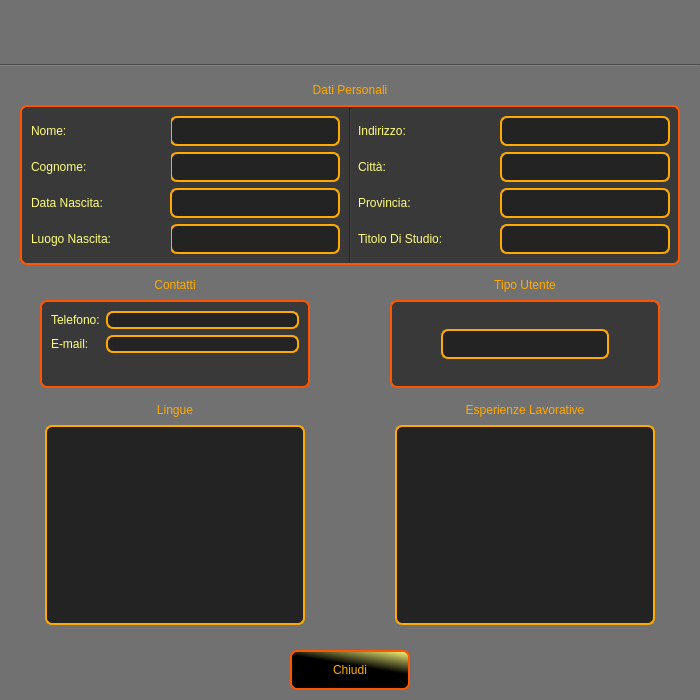
<?xml version="1.0" encoding="UTF-8"?>
<ui version="4.0">
 <class>InterfacciaProfiloUtente</class>
 <widget class="QWidget" name="InterfacciaProfiloUtente">
  <property name="geometry">
   <rect>
    <x>0</x>
    <y>0</y>
    <width>700</width>
    <height>700</height>
   </rect>
  </property>
  <property name="minimumSize">
   <size>
    <width>700</width>
    <height>700</height>
   </size>
  </property>
  <property name="maximumSize">
   <size>
    <width>700</width>
    <height>700</height>
   </size>
  </property>
  <property name="windowTitle">
   <string>Form</string>
  </property>
  <property name="styleSheet">
   <string notr="true">QWidget
{
        background-color:rgb(113, 113, 113);
}

QPushButton
{
        background-color:qlineargradient(spread:pad, x1:0.474, y1:1, x2:1, y2:0, stop:0.507177 rgba(0, 0, 0, 255), stop:1 rgba(255, 255, 127, 255));
        font: bold 16pt &quot;Kinnari&quot;;
        color: rgb(255, 170, 0);
        border-width: 2px;
        border-color:rgb(255, 85, 0);
        border-style: solid;
        border-radius: 7;
}

QPushButton:hover
{
        background-color:qlineargradient(spread:pad, x1:0.474, y1:1, x2:1, y2:0, stop:0 rgba(0, 0, 0, 255), stop:0.507177 rgba(255, 170, 0, 255));
        color: rgb(0, 0, 0);
}


QPushButton:hover:!pressed
{
        background-color:qlineargradient(spread:pad, x1:0.244, y1:1, x2:0.837, y2:0.227273, stop:0 rgba(255, 255, 127, 255), stop:0.507177 rgba(0, 0, 0, 255));
        color: rgb(255, 170, 0);
}

#TitoloLabel
{
        font: bold italic 32pt &quot;Kinnari&quot;;
        color: rgb(255, 85, 0);
        background-color:rgb(113, 113, 113);
}

#DatiPersonaliLabel
{
        font: bold 18pt &quot;Kinnari&quot;;
        color:rgb(255, 170, 0);
        background-color:rgb(113, 113, 113);
}

#ContattiLabel
{
        font: bold 18pt &quot;Kinnari&quot;;
        color:rgb(255, 170, 0);
        background-color:rgb(113, 113, 113);
}

#TipoUtenteLabel
{
        font: bold 18pt &quot;Kinnari&quot;;
        color:rgb(255, 170, 0);
        background-color:rgb(113, 113, 113);
}

#LingueLabel
{
        font: bold 18pt &quot;Kinnari&quot;;
        color:rgb(255, 170, 0);
        background-color:rgb(113, 113, 113);
}

#EsperienzeLabel
{
        font: bold 18pt &quot;Kinnari&quot;;
        color:rgb(255, 170, 0);
        background-color:rgb(113, 113, 113);
}

QLabel
{
        font: bold 14pt &quot;Kinnari&quot;;
        color:rgb(255, 255, 127);
        background-color:rgb(57, 57, 57);
}

#CittaTextLabel
{
        font:bold 12pt &quot;Kinnari&quot;;
        color:rgb(255, 255, 127);
        background-color: rgb(35, 35, 35);
        border-style: solid;
        border: 2px solid rgb(255, 170, 0);
        border-radius: 7;
}

#NomeTextLabel
{
        font:bold 12pt &quot;Kinnari&quot;;
        color:rgb(255, 255, 127);
        background-color: rgb(35, 35, 35);
        border-style: solid;
        border: 2px solid rgb(255, 170, 0);
        border-radius: 7;
}

#CognomeTextLabel
{
        font:bold 12pt &quot;Kinnari&quot;;
        color:rgb(255, 255, 127);
        background-color: rgb(35, 35, 35);
        border-style: solid;
        border: 2px solid rgb(255, 170, 0);
        border-radius: 7;
}

#DataNascitaTextLabel
{
        font:bold 12pt &quot;Kinnari&quot;;
        color:rgb(255, 255, 127);
        background-color: rgb(35, 35, 35);
        border-style: solid;
        border: 2px solid rgb(255, 170, 0);
        border-radius: 7;
}

#LuogoNascitaTextLabel
{
        font:bold 12pt &quot;Kinnari&quot;;
        color:rgb(255, 255, 127);
        background-color: rgb(35, 35, 35);
        border-style: solid;
        border: 2px solid rgb(255, 170, 0);
        border-radius: 7;
}

#IndirizzoTextLabel
{
        font:bold 12pt &quot;Kinnari&quot;;
        color:rgb(255, 255, 127);
        background-color: rgb(35, 35, 35);
        border-style: solid;
        border: 2px solid rgb(255, 170, 0);
        border-radius: 7;
}

#ProvinciaTextLabel
{
        font:bold 12pt &quot;Kinnari&quot;;
        color:rgb(255, 255, 127);
        background-color: rgb(35, 35, 35);
        border-style: solid;
        border: 2px solid rgb(255, 170, 0);
        border-radius: 7;
}

#TitoloStudioTextLabel
{
        font:bold 12pt &quot;Kinnari&quot;;
        color:rgb(255, 255, 127);
        background-color: rgb(35, 35, 35);
        border-style: solid;
        border: 2px solid rgb(255, 170, 0);
        border-radius: 7;
}

#TelefonoTextLabel
{
        font:bold 12pt &quot;Kinnari&quot;;
        color:rgb(255, 255, 127);
        background-color: rgb(35, 35, 35);
        border-style: solid;
        border: 2px solid rgb(255, 170, 0);
        border-radius: 7;
}

#EmailTextLabel
{
        font:bold 12pt &quot;Kinnari&quot;;
        color:rgb(255, 255, 127);
        background-color: rgb(35, 35, 35);
        border-style: solid;
        border: 2px solid rgb(255, 170, 0);
        border-radius: 7;
}

#TipoUtenteTextLabel
{
        font:bold 12pt &quot;Kinnari&quot;;
        color:rgb(255, 255, 127);
        background-color: rgb(35, 35, 35);
        border-style: solid;
        border: 2px solid rgb(255, 170, 0);
        border-radius: 7;
}


QTextEdit
{
        font:bold 12pt &quot;Kinnari&quot;;
        color:rgb(255, 255, 127);
        background-color: rgb(35, 35, 35);
        selection-color: rgb(0, 0, 0);
        selection-background-color: rgb(255, 170, 0);
        border-style: solid;
        border: 2px solid rgb(255, 170, 0);
        border-radius: 7;s
}

QGroupBox
{
        background-color:rgb(57, 57, 57);
        border-width: 2px;
        border-color:rgb(255, 85, 0);
        border-style: solid;
        border-radius: 7;
}

#line2
{
        background-color:rgb(57, 57, 57);
}
</string>
  </property>
  <widget class="QLabel" name="TitoloLabel">
   <property name="geometry">
    <rect>
     <x>25</x>
     <y>0</y>
     <width>650</width>
     <height>60</height>
    </rect>
   </property>
   <property name="text">
    <string/>
   </property>
   <property name="alignment">
    <set>Qt::AlignCenter</set>
   </property>
  </widget>
  <widget class="Line" name="line">
   <property name="geometry">
    <rect>
     <x>0</x>
     <y>60</y>
     <width>700</width>
     <height>10</height>
    </rect>
   </property>
   <property name="orientation">
    <enum>Qt::Horizontal</enum>
   </property>
  </widget>
  <widget class="QPushButton" name="ChiudiButton">
   <property name="geometry">
    <rect>
     <x>290</x>
     <y>650</y>
     <width>120</width>
     <height>40</height>
    </rect>
   </property>
   <property name="cursor">
    <cursorShape>PointingHandCursor</cursorShape>
   </property>
   <property name="text">
    <string>Chiudi</string>
   </property>
  </widget>
  <widget class="QLabel" name="DatiPersonaliLabel">
   <property name="geometry">
    <rect>
     <x>275</x>
     <y>75</y>
     <width>150</width>
     <height>30</height>
    </rect>
   </property>
   <property name="text">
    <string>Dati Personali</string>
   </property>
   <property name="alignment">
    <set>Qt::AlignCenter</set>
   </property>
  </widget>
  <widget class="QLabel" name="ContattiLabel">
   <property name="geometry">
    <rect>
     <x>135</x>
     <y>270</y>
     <width>80</width>
     <height>30</height>
    </rect>
   </property>
   <property name="text">
    <string>Contatti</string>
   </property>
   <property name="alignment">
    <set>Qt::AlignCenter</set>
   </property>
  </widget>
  <widget class="QLabel" name="LingueLabel">
   <property name="geometry">
    <rect>
     <x>140</x>
     <y>395</y>
     <width>70</width>
     <height>30</height>
    </rect>
   </property>
   <property name="text">
    <string>Lingue</string>
   </property>
   <property name="alignment">
    <set>Qt::AlignCenter</set>
   </property>
  </widget>
  <widget class="QLabel" name="EsperienzeLabel">
   <property name="geometry">
    <rect>
     <x>415</x>
     <y>395</y>
     <width>220</width>
     <height>30</height>
    </rect>
   </property>
   <property name="text">
    <string>Esperienze Lavorative</string>
   </property>
   <property name="alignment">
    <set>Qt::AlignCenter</set>
   </property>
  </widget>
  <widget class="QGroupBox" name="groupBox">
   <property name="geometry">
    <rect>
     <x>20</x>
     <y>105</y>
     <width>660</width>
     <height>160</height>
    </rect>
   </property>
   <property name="title">
    <string/>
   </property>
   <property name="alignment">
    <set>Qt::AlignLeading|Qt::AlignLeft|Qt::AlignVCenter</set>
   </property>
   <widget class="QLabel" name="TitoloStudioTextLabel">
    <property name="geometry">
     <rect>
      <x>480</x>
      <y>119</y>
      <width>170</width>
      <height>30</height>
     </rect>
    </property>
    <property name="text">
     <string/>
    </property>
   </widget>
   <widget class="QLabel" name="ProvinciaTextLabel">
    <property name="geometry">
     <rect>
      <x>480</x>
      <y>83</y>
      <width>170</width>
      <height>30</height>
     </rect>
    </property>
    <property name="text">
     <string/>
    </property>
   </widget>
   <widget class="QLabel" name="CognomeTextLabel">
    <property name="geometry">
     <rect>
      <x>150</x>
      <y>47</y>
      <width>170</width>
      <height>30</height>
     </rect>
    </property>
    <property name="text">
     <string/>
    </property>
   </widget>
   <widget class="QLabel" name="IndirizzoTextLabel">
    <property name="geometry">
     <rect>
      <x>480</x>
      <y>11</y>
      <width>170</width>
      <height>30</height>
     </rect>
    </property>
    <property name="text">
     <string/>
    </property>
   </widget>
   <widget class="QLabel" name="IndirizzoLabel">
    <property name="geometry">
     <rect>
      <x>338</x>
      <y>11</y>
      <width>140</width>
      <height>30</height>
     </rect>
    </property>
    <property name="text">
     <string>Indirizzo:</string>
    </property>
   </widget>
   <widget class="QLabel" name="DataNascitaLabel">
    <property name="geometry">
     <rect>
      <x>11</x>
      <y>83</y>
      <width>140</width>
      <height>30</height>
     </rect>
    </property>
    <property name="text">
     <string>Data Nascita:</string>
    </property>
   </widget>
   <widget class="QLabel" name="CittaLabel">
    <property name="geometry">
     <rect>
      <x>338</x>
      <y>47</y>
      <width>140</width>
      <height>30</height>
     </rect>
    </property>
    <property name="text">
     <string>Città:</string>
    </property>
   </widget>
   <widget class="QLabel" name="LuogoNascitaTextLabel">
    <property name="geometry">
     <rect>
      <x>150</x>
      <y>119</y>
      <width>170</width>
      <height>30</height>
     </rect>
    </property>
    <property name="text">
     <string/>
    </property>
   </widget>
   <widget class="QLabel" name="TitoloStudioLabel">
    <property name="geometry">
     <rect>
      <x>338</x>
      <y>119</y>
      <width>140</width>
      <height>30</height>
     </rect>
    </property>
    <property name="text">
     <string>Titolo Di Studio:</string>
    </property>
   </widget>
   <widget class="QLabel" name="NomeTextLabel">
    <property name="geometry">
     <rect>
      <x>150</x>
      <y>11</y>
      <width>170</width>
      <height>30</height>
     </rect>
    </property>
    <property name="text">
     <string/>
    </property>
   </widget>
   <widget class="QLabel" name="DataNascitaTextLabel">
    <property name="geometry">
     <rect>
      <x>150</x>
      <y>83</y>
      <width>170</width>
      <height>30</height>
     </rect>
    </property>
    <property name="text">
     <string/>
    </property>
   </widget>
   <widget class="QLabel" name="ProvinciaLabel">
    <property name="geometry">
     <rect>
      <x>338</x>
      <y>83</y>
      <width>140</width>
      <height>30</height>
     </rect>
    </property>
    <property name="text">
     <string>Provincia:</string>
    </property>
   </widget>
   <widget class="QLabel" name="CittaTextLabel">
    <property name="geometry">
     <rect>
      <x>480</x>
      <y>47</y>
      <width>170</width>
      <height>30</height>
     </rect>
    </property>
    <property name="text">
     <string/>
    </property>
   </widget>
   <widget class="QLabel" name="NomeLabel">
    <property name="geometry">
     <rect>
      <x>11</x>
      <y>11</y>
      <width>140</width>
      <height>30</height>
     </rect>
    </property>
    <property name="text">
     <string>Nome:</string>
    </property>
   </widget>
   <widget class="QLabel" name="CognomeLabel">
    <property name="geometry">
     <rect>
      <x>11</x>
      <y>47</y>
      <width>140</width>
      <height>30</height>
     </rect>
    </property>
    <property name="text">
     <string>Cognome:</string>
    </property>
   </widget>
   <widget class="QLabel" name="LuogoNascitaLabel">
    <property name="geometry">
     <rect>
      <x>11</x>
      <y>119</y>
      <width>140</width>
      <height>30</height>
     </rect>
    </property>
    <property name="text">
     <string>Luogo Nascita:</string>
    </property>
   </widget>
   <widget class="Line" name="line2">
    <property name="geometry">
     <rect>
      <x>325</x>
      <y>3</y>
      <width>10</width>
      <height>155</height>
     </rect>
    </property>
    <property name="orientation">
     <enum>Qt::Vertical</enum>
    </property>
   </widget>
  </widget>
  <widget class="QGroupBox" name="groupBox_3">
   <property name="geometry">
    <rect>
     <x>40</x>
     <y>300</y>
     <width>270</width>
     <height>88</height>
    </rect>
   </property>
   <property name="title">
    <string/>
   </property>
   <layout class="QFormLayout" name="formLayout">
    <item row="0" column="0">
     <widget class="QLabel" name="label_6">
      <property name="text">
       <string>Telefono:</string>
      </property>
     </widget>
    </item>
    <item row="0" column="1">
     <widget class="QLabel" name="TelefonoTextLabel">
      <property name="text">
       <string/>
      </property>
     </widget>
    </item>
    <item row="1" column="0">
     <widget class="QLabel" name="label_7">
      <property name="text">
       <string>E-mail:</string>
      </property>
     </widget>
    </item>
    <item row="1" column="1">
     <widget class="QLabel" name="EmailTextLabel">
      <property name="text">
       <string/>
      </property>
     </widget>
    </item>
   </layout>
  </widget>
  <widget class="QTextBrowser" name="LingueTextBrowser">
   <property name="geometry">
    <rect>
     <x>45</x>
     <y>425</y>
     <width>260</width>
     <height>200</height>
    </rect>
   </property>
  </widget>
  <widget class="QTextBrowser" name="EsperienzeLavorativeTextBrowser">
   <property name="geometry">
    <rect>
     <x>395</x>
     <y>425</y>
     <width>260</width>
     <height>200</height>
    </rect>
   </property>
  </widget>
  <widget class="QLabel" name="TipoUtenteLabel">
   <property name="geometry">
    <rect>
     <x>460</x>
     <y>270</y>
     <width>130</width>
     <height>30</height>
    </rect>
   </property>
   <property name="text">
    <string>Tipo Utente</string>
   </property>
   <property name="alignment">
    <set>Qt::AlignCenter</set>
   </property>
  </widget>
  <widget class="QGroupBox" name="groupBox_4">
   <property name="geometry">
    <rect>
     <x>390</x>
     <y>300</y>
     <width>270</width>
     <height>88</height>
    </rect>
   </property>
   <property name="title">
    <string/>
   </property>
   <widget class="QLabel" name="label_9">
    <property name="geometry">
     <rect>
      <x>11</x>
      <y>11</y>
      <width>16</width>
      <height>35</height>
     </rect>
    </property>
    <property name="text">
     <string/>
    </property>
   </widget>
   <widget class="QLabel" name="EmailTextLabel_2">
    <property name="geometry">
     <rect>
      <x>17</x>
      <y>11</y>
      <width>16</width>
      <height>34</height>
     </rect>
    </property>
    <property name="text">
     <string/>
    </property>
   </widget>
   <widget class="QLabel" name="TipoUtenteTextLabel">
    <property name="geometry">
     <rect>
      <x>51</x>
      <y>29</y>
      <width>168</width>
      <height>30</height>
     </rect>
    </property>
    <property name="text">
     <string/>
    </property>
    <property name="alignment">
     <set>Qt::AlignCenter</set>
    </property>
   </widget>
  </widget>
  <zorder>TitoloLabel</zorder>
  <zorder>line</zorder>
  <zorder>ChiudiButton</zorder>
  <zorder>DatiPersonaliLabel</zorder>
  <zorder>ContattiLabel</zorder>
  <zorder>LingueLabel</zorder>
  <zorder>EsperienzeLabel</zorder>
  <zorder>groupBox</zorder>
  <zorder>groupBox_3</zorder>
  <zorder>LingueTextBrowser</zorder>
  <zorder>EsperienzeLavorativeTextBrowser</zorder>
  <zorder>TipoUtenteLabel</zorder>
  <zorder>groupBox_4</zorder>
  <zorder>TipoUtenteTextLabel</zorder>
  <zorder>TipoUtenteTextLabel</zorder>
  <zorder>TipoUtenteTextLabel</zorder>
  <zorder>TipoUtenteTextLabel</zorder>
 </widget>
 <resources/>
 <connections/>
</ui>
